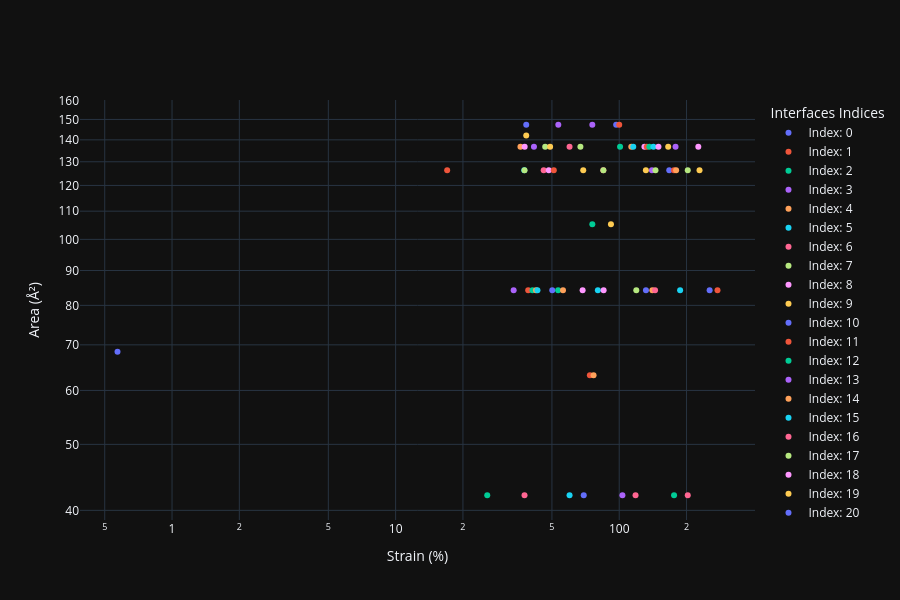

Notebook code cell kept with this figure:
### Markdown cell above
### 5.2. Generate and Plot Matches

### Code cell
from utils.plot import plot_strain_vs_area

PLOT_SETTINGS = {
    "HEIGHT": 600,
    "X_SCALE": "log",
    "Y_SCALE": "log",
}

matches = zsl_analyzer.zsl_match_holders
print(f"Found {len(matches)} matches")
plot_strain_vs_area(matches, PLOT_SETTINGS)

### Figure 1 — Plotly figure (JSON) as saved in the notebook; plotly's stock layout.template omitted (floating-point values rounded to 4 significant figures)
{"data": [{"hoverinfo": "text", "mode": "markers", "name": "Index: 0", "text": ["Index: 0<br>Strain: 0.57%<br>Area: 68.41 Å²"], "x": [0.5703], "y": [68.41], "type": "scatter"}, {"hoverinfo": "text", "mode": "markers", "name": "Index: 1", "text": ["Index: 1<br>Strain: 17.00%<br>Area: 126.29 Å²"], "x": [17.0], "y": [126.3], "type": "scatter"}, {"hoverinfo": "text", "mode": "markers", "name": "Index: 2", "text": ["Index: 2<br>Strain: 25.69%<br>Area: 42.10 Å²"], "x": [25.69], "y": [42.1], "type": "scatter"}, {"hoverinfo": "text", "mode": "markers", "name": "Index: 3", "text": ["Index: 3<br>Strain: 33.71%<br>Area: 84.19 Å²"], "x": [33.71], "y": [84.19], "type": "scatter"}, {"hoverinfo": "text", "mode": "markers", "name": "Index: 4", "text": ["Index: 4<br>Strain: 36.16%<br>Area: 136.81 Å²"], "x": [36.16], "y": [136.8], "type": "scatter"}, {"hoverinfo": "text", "mode": "markers", "name": "Index: 5", "text": ["Index: 5<br>Strain: 37.60%<br>Area: 126.29 Å²"], "x": [37.6], "y": [126.3], "type": "scatter"}, {"hoverinfo": "text", "mode": "markers", "name": "Index: 6", "text": ["Index: 6<br>Strain: 37.71%<br>Area: 42.10 Å²"], "x": [37.71], "y": [42.1], "type": "scatter"}, {"hoverinfo": "text", "mode": "markers", "name": "Index: 7", "text": ["Index: 7<br>Strain: 37.71%<br>Area: 126.29 Å²"], "x": [37.71], "y": [126.3], "type": "scatter"}, {"hoverinfo": "text", "mode": "markers", "name": "Index: 8", "text": ["Index: 8<br>Strain: 37.76%<br>Area: 136.81 Å²"], "x": [37.76], "y": [136.8], "type": "scatter"}, {"hoverinfo": "text", "mode": "markers", "name": "Index: 9", "text": ["Index: 9<br>Strain: 38.38%<br>Area: 142.07 Å²"], "x": [38.38], "y": [142.1], "type": "scatter"}, {"hoverinfo": "text", "mode": "markers", "name": "Index: 10", "text": ["Index: 10<br>Strain: 38.38%<br>Area: 147.34 Å²"], "x": [38.38], "y": [147.3], "type": "scatter"}, {"hoverinfo": "text", "mode": "markers", "name": "Index: 11", "text": ["Index: 11<br>Strain: 39.17%<br>Area: 84.19 Å²"], "x": [39.17], "y": [84.19], "type": "scatter"}, {"hoverinfo": "text", "mode": "markers", "name": "Index: 12", "text": ["Index: 12<br>Strain: 40.93%<br>Area: 84.19 Å²"], "x": [40.93], "y": [84.19], "type": "scatter"}, {"hoverinfo": "text", "mode": "markers", "name": "Index: 13", "text": ["Index: 13<br>Strain: 41.56%<br>Area: 136.81 Å²"], "x": [41.56], "y": [136.8], "type": "scatter"}, {"hoverinfo": "text", "mode": "markers", "name": "Index: 14", "text": ["Index: 14<br>Strain: 42.45%<br>Area: 84.19 Å²"], "x": [42.45], "y": [84.19], "type": "scatter"}, {"hoverinfo": "text", "mode": "markers", "name": "Index: 15", "text": ["Index: 15<br>Strain: 43.08%<br>Area: 84.19 Å²"], "x": [43.08], "y": [84.19], "type": "scatter"}, {"hoverinfo": "text", "mode": "markers", "name": "Index: 16", "text": ["Index: 16<br>Strain: 45.93%<br>Area: 126.29 Å²"], "x": [45.93], "y": [126.3], "type": "scatter"}, {"hoverinfo": "text", "mode": "markers", "name": "Index: 17", "text": ["Index: 17<br>Strain: 46.66%<br>Area: 136.81 Å²"], "x": [46.66], "y": [136.8], "type": "scatter"}, {"hoverinfo": "text", "mode": "markers", "name": "Index: 18", "text": ["Index: 18<br>Strain: 48.41%<br>Area: 126.29 Å²"], "x": [48.41], "y": [126.3], "type": "scatter"}, {"hoverinfo": "text", "mode": "markers", "name": "Index: 19", "text": ["Index: 19<br>Strain: 49.07%<br>Area: 136.81 Å²"], "x": [49.07], "y": [136.8], "type": "scatter"}, {"hoverinfo": "text", "mode": "markers", "name": "Index: 20", "text": ["Index: 20<br>Strain: 50.18%<br>Area: 84.19 Å²"], "x": [50.18], "y": [84.19], "type": "scatter"}, {"hoverinfo": "text", "mode": "markers", "name": "Index: 21", "text": ["Index: 21<br>Strain: 50.97%<br>Area: 126.29 Å²"], "x": [50.97], "y": [126.3], "type": "scatter"}, {"hoverinfo": "text", "mode": "markers", "name": "Index: 22", "text": ["Index: 22<br>Strain: 53.31%<br>Area: 84.19 Å²"], "x": [53.31], "y": [84.19], "type": "scatter"}, {"hoverinfo": "text", "mode": "markers", "name": "Index: 23", "text": ["Index: 23<br>Strain: 53.40%<br>Area: 147.34 Å²"], "x": [53.4], "y": [147.3], "type": "scatter"}, {"hoverinfo": "text", "mode": "markers", "name": "Index: 24", "text": ["Index: 24<br>Strain: 56.05%<br>Area: 84.19 Å²"], "x": [56.05], "y": [84.19], "type": "scatter"}, {"hoverinfo": "text", "mode": "markers", "name": "Index: 25", "text": ["Index: 25<br>Strain: 59.95%<br>Area: 42.10 Å²"], "x": [59.95], "y": [42.1], "type": "scatter"}, {"hoverinfo": "text", "mode": "markers", "name": "Index: 26", "text": ["Index: 26<br>Strain: 59.95%<br>Area: 136.81 Å²"], "x": [59.95], "y": [136.8], "type": "scatter"}, {"hoverinfo": "text", "mode": "markers", "name": "Index: 27", "text": ["Index: 27<br>Strain: 67.05%<br>Area: 136.81 Å²"], "x": [67.05], "y": [136.8], "type": "scatter"}, {"hoverinfo": "text", "mode": "markers", "name": "Index: 28", "text": ["Index: 28<br>Strain: 68.59%<br>Area: 84.19 Å²"], "x": [68.59], "y": [84.19], "type": "scatter"}, {"hoverinfo": "text", "mode": "markers", "name": "Index: 29", "text": ["Index: 29<br>Strain: 69.03%<br>Area: 126.29 Å²"], "x": [69.03], "y": [126.3], "type": "scatter"}, {"hoverinfo": "text", "mode": "markers", "name": "Index: 30", "text": ["Index: 30<br>Strain: 69.38%<br>Area: 42.10 Å²"], "x": [69.38], "y": [42.1], "type": "scatter"}, {"hoverinfo": "text", "mode": "markers", "name": "Index: 31", "text": ["Index: 31<br>Strain: 73.90%<br>Area: 63.14 Å²"], "x": [73.9], "y": [63.14], "type": "scatter"}, {"hoverinfo": "text", "mode": "markers", "name": "Index: 32", "text": ["Index: 32<br>Strain: 75.81%<br>Area: 105.24 Å²"], "x": [75.81], "y": [105.2], "type": "scatter"}, {"hoverinfo": "text", "mode": "markers", "name": "Index: 33", "text": ["Index: 33<br>Strain: 75.81%<br>Area: 147.34 Å²"], "x": [75.81], "y": [147.3], "type": "scatter"}, {"hoverinfo": "text", "mode": "markers", "name": "Index: 34", "text": ["Index: 34<br>Strain: 76.77%<br>Area: 63.14 Å²"], "x": [76.77], "y": [63.14], "type": "scatter"}, {"hoverinfo": "text", "mode": "markers", "name": "Index: 35", "text": ["Index: 35<br>Strain: 80.25%<br>Area: 84.19 Å²"], "x": [80.25], "y": [84.19], "type": "scatter"}, {"hoverinfo": "text", "mode": "markers", "name": "Index: 36", "text": ["Index: 36<br>Strain: 84.89%<br>Area: 126.29 Å²"], "x": [84.89], "y": [126.3], "type": "scatter"}, {"hoverinfo": "text", "mode": "markers", "name": "Index: 37", "text": ["Index: 37<br>Strain: 84.94%<br>Area: 126.29 Å²"], "x": [84.94], "y": [126.3], "type": "scatter"}, {"hoverinfo": "text", "mode": "markers", "name": "Index: 38", "text": ["Index: 38<br>Strain: 85.14%<br>Area: 84.19 Å²"], "x": [85.14], "y": [84.19], "type": "scatter"}, {"hoverinfo": "text", "mode": "markers", "name": "Index: 39", "text": ["Index: 39<br>Strain: 91.84%<br>Area: 105.24 Å²"], "x": [91.84], "y": [105.2], "type": "scatter"}, {"hoverinfo": "text", "mode": "markers", "name": "Index: 40", "text": ["Index: 40<br>Strain: 96.90%<br>Area: 147.34 Å²"], "x": [96.9], "y": [147.3], "type": "scatter"}, {"hoverinfo": "text", "mode": "markers", "name": "Index: 41", "text": ["Index: 41<br>Strain: 99.99%<br>Area: 147.34 Å²"], "x": [99.99], "y": [147.3], "type": "scatter"}, {"hoverinfo": "text", "mode": "markers", "name": "Index: 42", "text": ["Index: 42<br>Strain: 100.87%<br>Area: 136.81 Å²"], "x": [100.9], "y": [136.8], "type": "scatter"}, {"hoverinfo": "text", "mode": "markers", "name": "Index: 43", "text": ["Index: 43<br>Strain: 103.34%<br>Area: 42.10 Å²"], "x": [103.3], "y": [42.1], "type": "scatter"}, {"hoverinfo": "text", "mode": "markers", "name": "Index: 44", "text": ["Index: 44<br>Strain: 113.22%<br>Area: 136.81 Å²"], "x": [113.2], "y": [136.8], "type": "scatter"}, {"hoverinfo": "text", "mode": "markers", "name": "Index: 45", "text": ["Index: 45<br>Strain: 115.54%<br>Area: 136.81 Å²"], "x": [115.5], "y": [136.8], "type": "scatter"}, {"hoverinfo": "text", "mode": "markers", "name": "Index: 46", "text": ["Index: 46<br>Strain: 118.29%<br>Area: 42.10 Å²"], "x": [118.3], "y": [42.1], "type": "scatter"}, {"hoverinfo": "text", "mode": "markers", "name": "Index: 47", "text": ["Index: 47<br>Strain: 119.21%<br>Area: 84.19 Å²"], "x": [119.2], "y": [84.19], "type": "scatter"}, {"hoverinfo": "text", "mode": "markers", "name": "Index: 48", "text": ["Index: 48<br>Strain: 129.63%<br>Area: 136.81 Å²"], "x": [129.6], "y": [136.8], "type": "scatter"}, {"hoverinfo": "text", "mode": "markers", "name": "Index: 49", "text": ["Index: 49<br>Strain: 131.58%<br>Area: 126.29 Å²"], "x": [131.6], "y": [126.3], "type": "scatter"}, {"hoverinfo": "text", "mode": "markers", "name": "Index: 50", "text": ["Index: 50<br>Strain: 131.69%<br>Area: 84.19 Å²"], "x": [131.7], "y": [84.19], "type": "scatter"}, {"hoverinfo": "text", "mode": "markers", "name": "Index: 51", "text": ["Index: 51<br>Strain: 132.74%<br>Area: 136.81 Å²"], "x": [132.7], "y": [136.8], "type": "scatter"}, {"hoverinfo": "text", "mode": "markers", "name": "Index: 52", "text": ["Index: 52<br>Strain: 136.40%<br>Area: 136.81 Å²"], "x": [136.4], "y": [136.8], "type": "scatter"}, {"hoverinfo": "text", "mode": "markers", "name": "Index: 53", "text": ["Index: 53<br>Strain: 140.09%<br>Area: 126.29 Å²"], "x": [140.1], "y": [126.3], "type": "scatter"}, {"hoverinfo": "text", "mode": "markers", "name": "Index: 54", "text": ["Index: 54<br>Strain: 140.64%<br>Area: 84.19 Å²"], "x": [140.6], "y": [84.19], "type": "scatter"}, {"hoverinfo": "text", "mode": "markers", "name": "Index: 55", "text": ["Index: 55<br>Strain: 142.20%<br>Area: 136.81 Å²"], "x": [142.2], "y": [136.8], "type": "scatter"}, {"hoverinfo": "text", "mode": "markers", "name": "Index: 56", "text": ["Index: 56<br>Strain: 144.60%<br>Area: 84.19 Å²"], "x": [144.6], "y": [84.19], "type": "scatter"}, {"hoverinfo": "text", "mode": "markers", "name": "Index: 57", "text": ["Index: 57<br>Strain: 145.29%<br>Area: 126.29 Å²"], "x": [145.3], "y": [126.3], "type": "scatter"}, {"hoverinfo": "text", "mode": "markers", "name": "Index: 58", "text": ["Index: 58<br>Strain: 149.78%<br>Area: 136.81 Å²"], "x": [149.8], "y": [136.8], "type": "scatter"}, {"hoverinfo": "text", "mode": "markers", "name": "Index: 59", "text": ["Index: 59<br>Strain: 165.57%<br>Area: 136.81 Å²"], "x": [165.6], "y": [136.8], "type": "scatter"}, {"hoverinfo": "text", "mode": "markers", "name": "Index: 60", "text": ["Index: 60<br>Strain: 167.40%<br>Area: 126.29 Å²"], "x": [167.4], "y": [126.3], "type": "scatter"}, {"hoverinfo": "text", "mode": "markers", "name": "Index: 61", "text": ["Index: 61<br>Strain: 175.80%<br>Area: 126.29 Å²"], "x": [175.8], "y": [126.3], "type": "scatter"}, {"hoverinfo": "text", "mode": "markers", "name": "Index: 62", "text": ["Index: 62<br>Strain: 175.86%<br>Area: 42.10 Å²"], "x": [175.9], "y": [42.1], "type": "scatter"}, {"hoverinfo": "text", "mode": "markers", "name": "Index: 63", "text": ["Index: 63<br>Strain: 178.58%<br>Area: 136.81 Å²"], "x": [178.6], "y": [136.8], "type": "scatter"}, {"hoverinfo": "text", "mode": "markers", "name": "Index: 64", "text": ["Index: 64<br>Strain: 179.64%<br>Area: 126.29 Å²"], "x": [179.6], "y": [126.3], "type": "scatter"}, {"hoverinfo": "text", "mode": "markers", "name": "Index: 65", "text": ["Index: 65<br>Strain: 187.20%<br>Area: 84.19 Å²"], "x": [187.2], "y": [84.19], "type": "scatter"}, {"hoverinfo": "text", "mode": "markers", "name": "Index: 66", "text": ["Index: 66<br>Strain: 202.51%<br>Area: 42.10 Å²"], "x": [202.5], "y": [42.1], "type": "scatter"}, {"hoverinfo": "text", "mode": "markers", "name": "Index: 67", "text": ["Index: 67<br>Strain: 202.51%<br>Area: 126.29 Å²"], "x": [202.5], "y": [126.3], "type": "scatter"}, {"hoverinfo": "text", "mode": "markers", "name": "Index: 68", "text": ["Index: 68<br>Strain: 225.78%<br>Area: 136.81 Å²"], "x": [225.8], "y": [136.8], "type": "scatter"}, {"hoverinfo": "text", "mode": "markers", "name": "Index: 69", "text": ["Index: 69<br>Strain: 228.61%<br>Area: 126.29 Å²"], "x": [228.6], "y": [126.3], "type": "scatter"}, {"hoverinfo": "text", "mode": "markers", "name": "Index: 70", "text": ["Index: 70<br>Strain: 253.69%<br>Area: 84.19 Å²"], "x": [253.7], "y": [84.19], "type": "scatter"}, {"hoverinfo": "text", "mode": "markers", "name": "Index: 71", "text": ["Index: 71<br>Strain: 275.10%<br>Area: 84.19 Å²"], "x": [275.1], "y": [84.19], "type": "scatter"}], "layout": {"height": 600, "hovermode": "closest", "legend": {"title": {"text": "Interfaces Indices"}}, "title": {"text": ""}, "xaxis": {"title": {"text": "Strain (%)"}, "type": "log"}, "yaxis": {"title": {"text": "Area (Å²)"}, "type": "log"}}}
